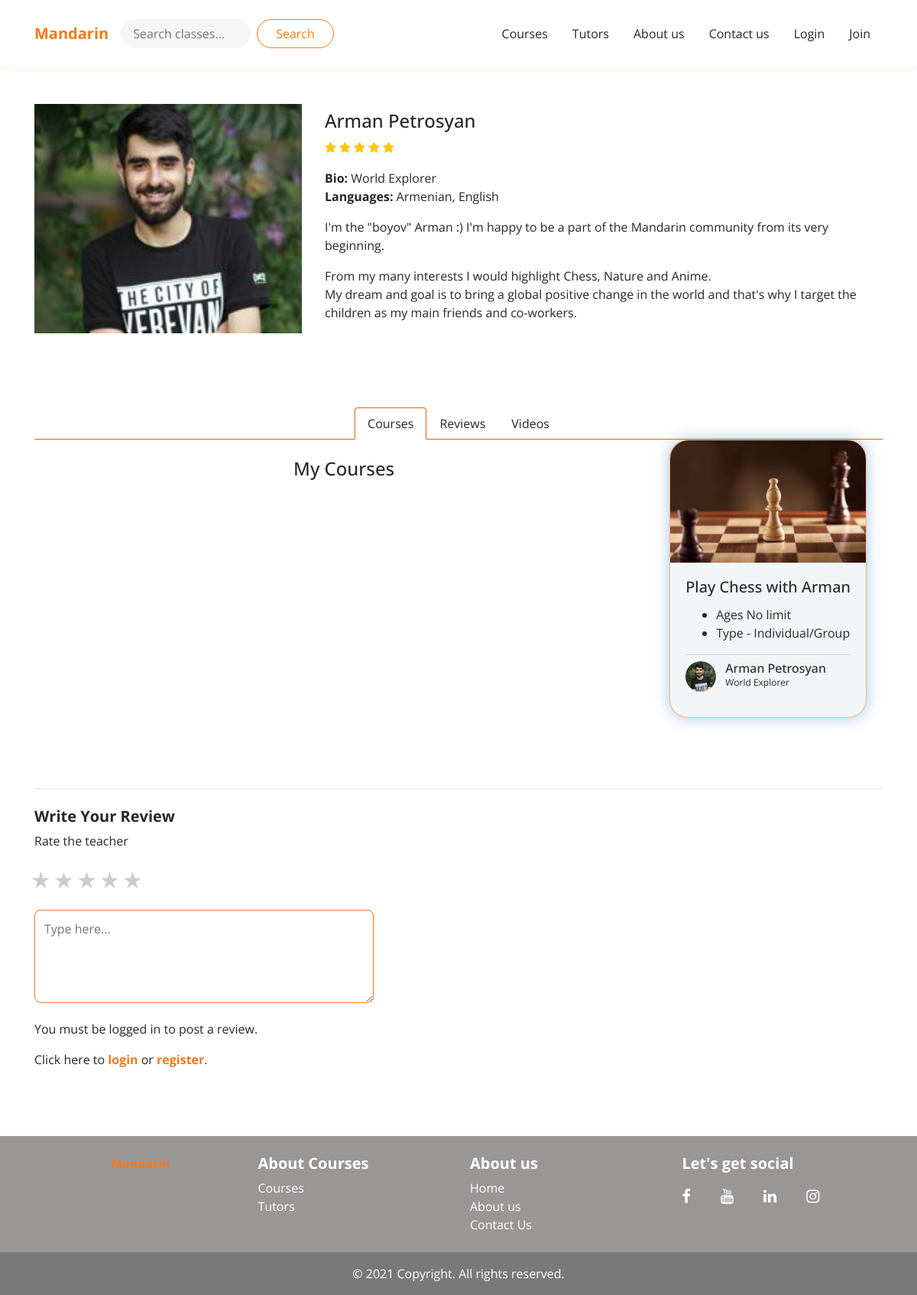
Screenshot of /teacher/10/ with the database file from the repository.
### users/models.py (models this page shows, shortened)
class Teacher(models.Model):
    user = models.OneToOneField(User, on_delete=models.CASCADE)
    bio = models.CharField(max_length=300, null=True, blank=True)
    description = models.TextField(null=True, blank=True)
    image = models.ImageField(upload_to='teachers_images/', default='avatar.gif')
    mandarins = models.IntegerField(null=True, default=0)
    verified = models.BooleanField(default=False)
    languages = models.TextField(null=True, blank=True)
    video_link = models.CharField(max_length=300, null=True, blank=True)
    @property
    def avg_rate(self):
        return courses.models.TeacherComment.objects.filter(teacher=self).aggregate(Avg('rate'))['rate__avg']
    @property
    def amount_of_comments(self):
        return courses.models.TeacherComment.objects.filter(teacher=self).count()

class User(AbstractUser):
    is_student = models.BooleanField(default=True)
    is_teacher = models.BooleanField(default=False)
    phone_number = models.CharField(max_length=50, null=True, blank=True)

### courses/models.py (models this page shows, shortened)
class Course(models.Model):
    name = models.CharField(max_length=200)
    subject = models.ForeignKey(Subject, on_delete=models.CASCADE)
    short_description = models.TextField(max_length=500)
    long_description = models.TextField(null=True, blank=True)
    individual = "Individual"
    group = "Group"
    both = "Individual/Group"
    ROOM_TYPES = (
        (individual, "Individual"),
        (group, "Group"),
        (both, "Individual/Group"),
    )
    room_type = models.CharField(max_length=25,
                             choices=ROOM_TYPES,
                             default="Individual")
    capacity = models.IntegerField(default=1)
    topics = models.TextField()
    video_link = models.CharField(max_length=300, null=True, blank=True)
    price_individual = models.FloatField(null=True, blank=True, default=15)
    price_group = models.FloatField(null=True, blank=True, default=10)
    teacher = models.ForeignKey(Teacher, on_delete=models.CASCADE)
    image = models.ImageField(upload_to='courses/')
    min_age_individual = models.IntegerField(null=True, blank=True)
    max_age_individual = models.IntegerField(null=True, blank=True)
    min_age_group = models.IntegerField(null=True, blank=True)
    max_age_group = models.IntegerField(null=True, blank=True)
    duration_individual = models.CharField(null=True, blank=True, max_length=300)
    duration_group = models.CharField(null=True, blank=True, max_length=300)
    class_per_week_individual = models.IntegerField(null=True, blank=True, default=1)
    class_per_week_group = models.IntegerField(null=True, blank=True, default=1)

### courses/views.py (the view)
# urls.py: path('teacher/<int:pk>/', TutorDetailView.as_view(), name='teacher_detail'),
class TutorDetailView(DetailView):
    model = Teacher
    context_object_name = 'teacher'
    template_name = 'teachers/teacher_detail.html'
    def get_context_data(self, **kwargs):
        context = super(TutorDetailView, self).get_context_data(**kwargs)
        context['teacher'] = self.object
        comments = TeacherComment.objects.filter(teacher=self.object)
        context['comments'] = comments
        return context

### courses/templates/teachers/teacher_detail.html (shortened to what this page needs)
{% extends "base.html" %} {% load crispy_forms_tags %} {% block content %}
<div class="container py-5">
  <div class="position-relative pb-5">
    <div class="row">
      <div class="col-lg-4 col-md-5 col-sm-12">
        <img class="account-img" src="{{ teacher.image.url }}" />
      </div>
      <div class="col-lg-8 col-md-7 col-sm-12 pt-2">
        <h4>{{ teacher.user.get_full_name }}</h4>
        {% if teacher.amount_of_comments > 0 %}
        <div class="rating pb-3">
          <span class="fa fa-star checked"></span>
          <span class="fa fa-star {% if teacher.avg_rate >= 1.5 %} checked {% endif %}"></span>
          <span class="fa fa-star {% if teacher.avg_rate >= 2.5 %} checked {% endif %}"></span>
          <span class="fa fa-star {% if teacher.avg_rate >= 3.5 %} checked {% endif %}"></span>
          <span class="fa fa-star {% if teacher.avg_rate >= 4.5 %} checked {% endif %} "></span>
        </div>
        {% endif %}
        <p class="mb-0"><strong>Bio:</strong> {{teacher.bio}}</p>
        <p><strong>Languages:</strong> {{teacher.languages}}</p>
        <p>{{teacher.description |linebreaks}}</p>
      </div>
    </div>
  </div>
  <div class="teacher-tabs border-bottom py-5">
    <ul
      class="nav nav-pills justify-content-center"
      id="pills-tab"
      role="tablist"
    >
      <li class="nav-item">
        <a
          class="nav-link active"
          id="pills-courses-tab"
          data-toggle="pill"
          href="#pills-courses"
          role="tab"
          aria-controls="pills-courses"
          aria-selected="true"
          >Courses</a
        >
      </li>
      <li class="nav-item">
        <a
          class="nav-link"
          id="pills-reviews-tab"
          data-toggle="pill"
          href="#pills-reviews"
          role="tab"
          aria-controls="pills-reviews"
          aria-selected="false"
          >Reviews</a
        >
      </li>
      <li class="nav-item">
        <a
          class="nav-link"
          id="pills-videos-tab"
          data-toggle="pill"
          href="#pills-videos"
          role="tab"
          aria-controls="pills-videos"
          aria-selected="false"
          >Videos</a
        >
      </li>
    </ul>
    <div class="tab-content teacher-tabs-content pb-4" id="pills-tabContent">
      <div
        class="tab-pane fade show active"
        id="pills-courses"
        role="tabpanel"
        aria-labelledby="pills-courses-tab"
      >
        <div class="row">
          <h4 class="mx-auto py-4">My Courses</h4>
		 <div class="owl-carousel course-detail-owl-carousel corses-wrapper mt-0 pt-0">
			{% for course in teacher.course_set.all %}
			<a href="{% url 'course_detail' course.id %}">
			  <div class="card">
				<img
				  class="card-img-top"
				  src="{{course.image.url}}"
				  alt="image"
				/>
				<div class="card-body">
				  <h5 class="card-title">{{course.name}}</h5>
				  <ul>
					{% if course.min_age_individual and course.max_age_individual %}
					  <li>Ages {{course.min_age_individual}}-{{course.max_age_individual}}</li>
					{% elif course.min_age_individual %}
					  <li>Ages {{course.min_age_individual}}+</li>
					{% elif course.max_age_individual %}
					  <li>Ages {{course.max_age_individual}}+</li>
					{% elif course.min_age_group and course.max_age_group %}
					  <li>Ages {{course.min_age_group}}-{{course.max_age_group}}</li>
					{% elif course.min_age_group %}
					  <li>Ages {{course.min_age_group}}+</li>
					{% elif course.max_age_group %}
					  <li>Ages {{course.max_age_group}}+</li>
					{% else %}
					  <li>Ages No limit</li>
					{% endif %}
					<li>Type - {{course.room_type}}</li>
				  </ul>
				  <div class="trainer-info">
					<img
					  class="rounded-circle"
					  alt="tutor"
					  src="{{course.teacher.image.url}}"
					/>
					<div class="trainer-detail">
					  <h6 class="m-0">{{course.teacher.user.get_full_name}}</h6>
					  <p style ="font-size: 12px;">{{course.teacher.bio}}</p>
					</div>
				  </div>
				</div>
			  </div>
			</a>
			 {% endfor %}
		  </div>
        </div>
      </div>
    </div>
  </div>
  <div class="leave-a-review py-4">
    <h5 class="font-weight-bold">Write Your Review</h5>
    <form
      id="write-review"
      class="review-form"
      action="/addCommentToTeacher/{{teacher.id}}/"
      method="post"
    >
      <div class="form-group">
        <div class="input-rating">
          <p>Rate the teacher</p>
          <div class="rating row">
            <div class="rate">
              <label for="star5" title="text">5 stars</label>
              <label for="star4" title="text">4 stars</label>
              <label for="star3" title="text">3 stars</label>
              <label for="star2" title="text">2 stars</label>
              <label for="star1" title="text">1 star</label>
            </div>
          </div>
        </div>
      </div>
      <div class="form-group">
        <textarea
          rows="4"
          name="comment_text"
          class="input"
          placeholder="Type here..."
        ></textarea>
      </div>
      {% if user.id is not None %}
        {% if user.is_teacher %}
        <p>Teachers cannot give reviews.</p>
        {% else %}
        <div class="row button-group mt-4">
          <button class="btn my-2 my-sm-0 secondary-button mr-4">Submit</button>
        </div>
        {% endif %}
      {% else %}
        <p>You must be logged in to post a review.</p>
        <p class="login-reminder">
          Click here to <a href="{% url 'login' %}">login</a> or
          <a href="{% url 'signup' %}">register</a>.
        </p>
      {% endif %}
    </form>
  </div>
</div>
{% endblock content %}

### courses/static/products/main.css (style rules this page uses)
* { box-sizing: border-box; }
body { font-family: 'Open sans'; color: #272727; font-size: 16px; position: relative; margin: 0; padding: 0; }
.container { position: relative; }
a, a:hover { color: #272727; text-decoration: none; }
.owl-carousel { padding-top: 20px; }
.corses-wrapper { margin-top: 20px; padding: 20px 30px; }
.corses-wrapper .card { margin: 0 6px; border-radius: 24px; height: 100%; box-shadow: 0px 0px 20px rgb(7 87 182 / 34%); border-radius: 24px; background-color: #f2f6f9; border: 1px solid rgba(244, 122, 23, 0.5); }
.corses-wrapper .card-img-top, .classes-section .card-img-top, .card-img-top { max-height: 160px; min-height: 160px; height: auto; object-fit: cover; border-top-right-radius: 24px; border-top-left-radius: 24px; }
.corses-wrapper .card .trainer-info, .classes-section .card .trainer-info, .suggested-courses .card .trainer-info { border-top: 1px solid #d8d8d8; padding-top: 8px; display: flex; margin-top: auto; }
.corses-wrapper .card .trainer-info img, .classes-section .card .trainer-info img, .trainer-info img { width: 40px; height: 40px; margin-right: 12px; object-fit: cover; }
.rating .fa { color: #ccc; }
.rating .checked { color: #ffc700; }
.review-form textarea { width: 40%; border-radius: 8px; padding: 12px; border-color: #f47a17; }
.login-reminder a { color: #f47a17; font-weight: bold; }
.rate { float: left; height: 46px; padding: 0 10px; }
.rate:not(:checked) > label { float: right; width: 1em; overflow: hidden; white-space: nowrap; cursor: pointer; font-size: 30px; color: #ccc; }
.rate:not(:checked) > label:before { content: '★ '; }
.account-img { width: 100%; max-height: 300px; object-fit: cover; }
.teacher-tabs .nav-pills { border-bottom: 1px solid #d8690e; }
.teacher-tabs .nav-pills .nav-link { display: block; padding: 0.5rem 1rem; border-radius: 0; }
.teacher-tabs .nav-pills .nav-link { border: 1px solid transparent; border-top-left-radius: 0.25rem; border-top-right-radius: 0.25rem; }
.teacher-tabs .nav-pills .nav-item { margin-bottom: -1px; }
.teacher-tabs .nav-pills .nav-item.show .nav-link, .teacher-tabs .nav-pills .nav-link.active { color: #272727; background-color: #fff; border-color: #d8690e #d8690e #fff; }

### rows the page displays
Teacher: image (picture), user.get_full_name "Arman Petrosyan", bio "World Explorer", languages "Armenian, English", description "I'm the \"boyov\" Arman :) I'm happy to be a part of the Mandarin community from its very beginning. From my many interests I would highlight Chess, Nature and Anime. My dream and goal is to bring a global positive change in the world and that's why I target the children as my main friends and co-workers."
Course: image (picture), name "Play Chess with Arman", shows "Ages No limit", room_type "Individual/Group", teacher.image (picture), teacher.user.get_full_name "Arman Petrosyan", teacher.bio "World Explorer"
